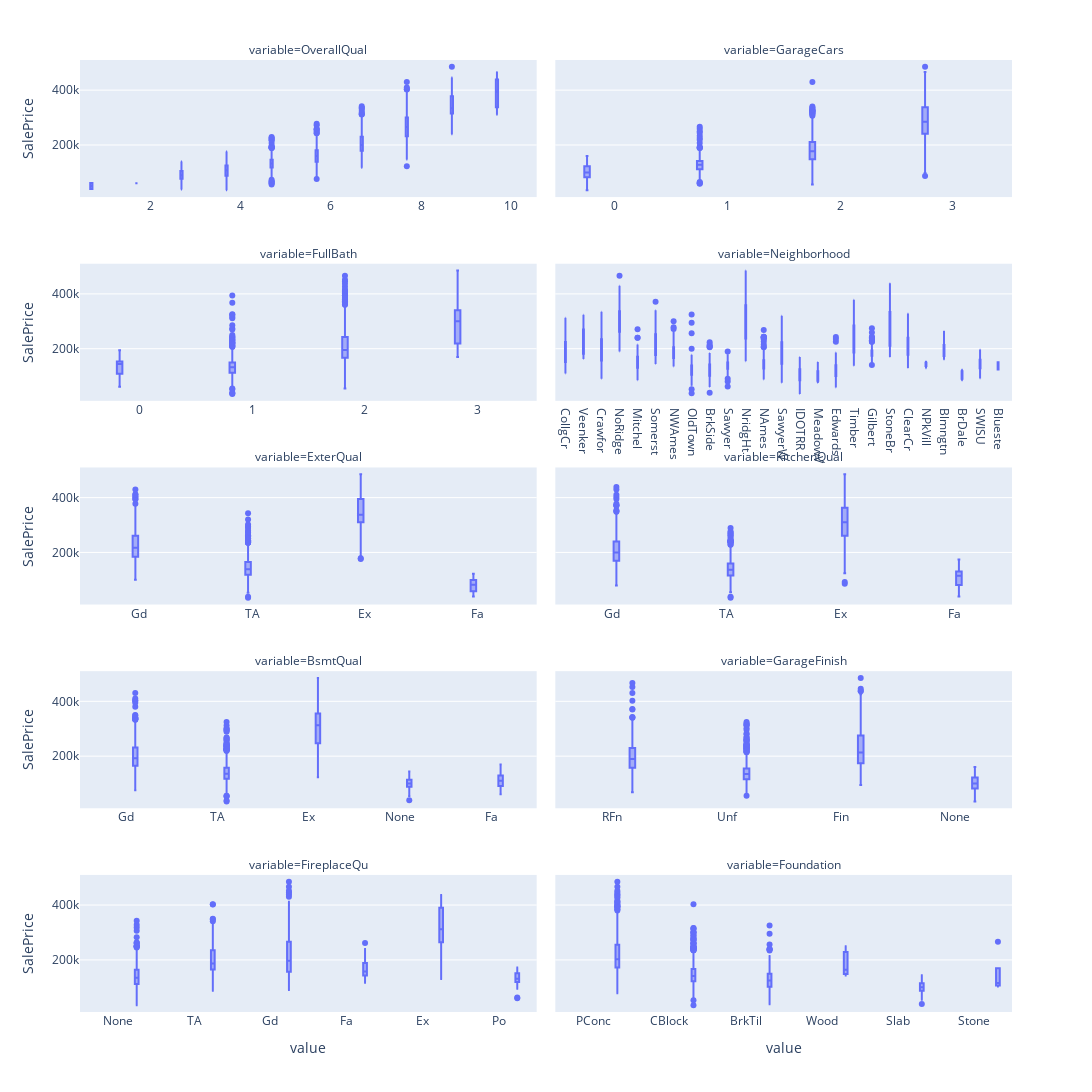

The code cell stored with this chart in its notebook:
### Code cell
# kategorik degiskenler icin stripplot grafigi
f = pd.melt(house_prices, id_vars=['SalePrice'], value_vars=high_corr_cat)

fig = px.box(f, x="value", y="SalePrice",  facet_col="variable", facet_col_wrap=2)
fig.update_layout(width=1300, height=2000)
# x axis ini paylasmama ve tick label gosterimi icin
fig.update_xaxes(matches=None, showticklabels=True)
#fig.update_xaxes(showticklabels=True, row=0)
fig.show()

### Figure 1 — Plotly figure (JSON) as saved in the notebook; plotly's stock layout.template omitted (floating-point values rounded to 4 significant figures; data arrays with more than 128 entries replaced by an {"elided": "..."} marker saying what was removed)
{"data": [{"alignmentgroup": "True", "hovertemplate": "variable=OverallQual<br>value=%{x}<br>SalePrice=%{y}<extra></extra>", "legendgroup": "", "marker": {"color": "#636efa"}, "name": "", "notched": false, "offsetgroup": "", "orientation": "v", "showlegend": false, "type": "box", "x": {"elided": "1411 int values"}, "x0": " ", "xaxis": "x9", "y": {"elided": "1411 int values"}, "y0": " ", "yaxis": "y9"}, {"alignmentgroup": "True", "hovertemplate": "variable=GarageCars<br>value=%{x}<br>SalePrice=%{y}<extra></extra>", "legendgroup": "", "marker": {"color": "#636efa"}, "name": "", "notched": false, "offsetgroup": "", "orientation": "v", "showlegend": false, "type": "box", "x": {"elided": "1411 int values"}, "x0": " ", "xaxis": "x10", "y": {"elided": "1411 int values"}, "y0": " ", "yaxis": "y10"}, {"alignmentgroup": "True", "hovertemplate": "variable=FullBath<br>value=%{x}<br>SalePrice=%{y}<extra></extra>", "legendgroup": "", "marker": {"color": "#636efa"}, "name": "", "notched": false, "offsetgroup": "", "orientation": "v", "showlegend": false, "type": "box", "x": {"elided": "1411 int values"}, "x0": " ", "xaxis": "x7", "y": {"elided": "1411 int values"}, "y0": " ", "yaxis": "y7"}, {"alignmentgroup": "True", "hovertemplate": "variable=Neighborhood<br>value=%{x}<br>SalePrice=%{y}<extra></extra>", "legendgroup": "", "marker": {"color": "#636efa"}, "name": "", "notched": false, "offsetgroup": "", "orientation": "v", "showlegend": false, "type": "box", "x": {"elided": "1411 str values"}, "x0": " ", "xaxis": "x8", "y": {"elided": "1411 int values"}, "y0": " ", "yaxis": "y8"}, {"alignmentgroup": "True", "hovertemplate": "variable=ExterQual<br>value=%{x}<br>SalePrice=%{y}<extra></extra>", "legendgroup": "", "marker": {"color": "#636efa"}, "name": "", "notched": false, "offsetgroup": "", "orientation": "v", "showlegend": false, "type": "box", "x": {"elided": "1411 str values"}, "x0": " ", "xaxis": "x5", "y": {"elided": "1411 int values"}, "y0": " ", "yaxis": "y5"}, {"alignmentgroup": "True", "hovertemplate": "variable=KitchenQual<br>value=%{x}<br>SalePrice=%{y}<extra></extra>", "legendgroup": "", "marker": {"color": "#636efa"}, "name": "", "notched": false, "offsetgroup": "", "orientation": "v", "showlegend": false, "type": "box", "x": {"elided": "1411 str values"}, "x0": " ", "xaxis": "x6", "y": {"elided": "1411 int values"}, "y0": " ", "yaxis": "y6"}, {"alignmentgroup": "True", "hovertemplate": "variable=BsmtQual<br>value=%{x}<br>SalePrice=%{y}<extra></extra>", "legendgroup": "", "marker": {"color": "#636efa"}, "name": "", "notched": false, "offsetgroup": "", "orientation": "v", "showlegend": false, "type": "box", "x": {"elided": "1411 str values"}, "x0": " ", "xaxis": "x3", "y": {"elided": "1411 int values"}, "y0": " ", "yaxis": "y3"}, {"alignmentgroup": "True", "hovertemplate": "variable=GarageFinish<br>value=%{x}<br>SalePrice=%{y}<extra></extra>", "legendgroup": "", "marker": {"color": "#636efa"}, "name": "", "notched": false, "offsetgroup": "", "orientation": "v", "showlegend": false, "type": "box", "x": {"elided": "1411 str values"}, "x0": " ", "xaxis": "x4", "y": {"elided": "1411 int values"}, "y0": " ", "yaxis": "y4"}, {"alignmentgroup": "True", "hovertemplate": "variable=FireplaceQu<br>value=%{x}<br>SalePrice=%{y}<extra></extra>", "legendgroup": "", "marker": {"color": "#636efa"}, "name": "", "notched": false, "offsetgroup": "", "orientation": "v", "showlegend": false, "type": "box", "x": {"elided": "1411 str values"}, "x0": " ", "xaxis": "x", "y": {"elided": "1411 int values"}, "y0": " ", "yaxis": "y"}, {"alignmentgroup": "True", "hovertemplate": "variable=Foundation<br>value=%{x}<br>SalePrice=%{y}<extra></extra>", "legendgroup": "", "marker": {"color": "#636efa"}, "name": "", "notched": false, "offsetgroup": "", "orientation": "v", "showlegend": false, "type": "box", "x": {"elided": "1411 str values"}, "x0": " ", "xaxis": "x2", "y": {"elided": "1411 int values"}, "y0": " ", "yaxis": "y2"}], "layout": {"annotations": [{"font": {}, "showarrow": false, "text": "variable=FireplaceQu", "x": 0.245, "xanchor": "center", "xref": "paper", "y": 0.144, "yanchor": "bottom", "yref": "paper"}, {"font": {}, "showarrow": false, "text": "variable=Foundation", "x": 0.755, "xanchor": "center", "xref": "paper", "y": 0.144, "yanchor": "bottom", "yref": "paper"}, {"font": {}, "showarrow": false, "text": "variable=BsmtQual", "x": 0.245, "xanchor": "center", "xref": "paper", "y": 0.358, "yanchor": "bottom", "yref": "paper"}, {"font": {}, "showarrow": false, "text": "variable=GarageFinish", "x": 0.755, "xanchor": "center", "xref": "paper", "y": 0.358, "yanchor": "bottom", "yref": "paper"}, {"font": {}, "showarrow": false, "text": "variable=ExterQual", "x": 0.245, "xanchor": "center", "xref": "paper", "y": 0.572, "yanchor": "bottom", "yref": "paper"}, {"font": {}, "showarrow": false, "text": "variable=KitchenQual", "x": 0.755, "xanchor": "center", "xref": "paper", "y": 0.572, "yanchor": "bottom", "yref": "paper"}, {"font": {}, "showarrow": false, "text": "variable=FullBath", "x": 0.245, "xanchor": "center", "xref": "paper", "y": 0.786, "yanchor": "bottom", "yref": "paper"}, {"font": {}, "showarrow": false, "text": "variable=Neighborhood", "x": 0.755, "xanchor": "center", "xref": "paper", "y": 0.786, "yanchor": "bottom", "yref": "paper"}, {"font": {}, "showarrow": false, "text": "variable=OverallQual", "x": 0.245, "xanchor": "center", "xref": "paper", "y": 1, "yanchor": "bottom", "yref": "paper"}, {"font": {}, "showarrow": false, "text": "variable=GarageCars", "x": 0.755, "xanchor": "center", "xref": "paper", "y": 1, "yanchor": "bottom", "yref": "paper"}], "boxmode": "group", "height": 2000, "legend": {"tracegroupgap": 0}, "margin": {"t": 60}, "width": 1300, "xaxis": {"anchor": "y", "autorange": true, "domain": [0, 0.49], "range": [-0.5, 5.5], "showticklabels": true, "title": {"text": "value"}, "type": "category"}, "xaxis10": {"anchor": "y10", "autorange": true, "domain": [0.51, 1], "range": [-0.5217, 3.522], "showticklabels": true, "type": "linear"}, "xaxis2": {"anchor": "y2", "autorange": true, "domain": [0.51, 1], "range": [-0.5, 5.5], "showticklabels": true, "title": {"text": "value"}, "type": "category"}, "xaxis3": {"anchor": "y3", "autorange": true, "domain": [0, 0.49], "range": [-0.5, 4.5], "showticklabels": true, "type": "category"}, "xaxis4": {"anchor": "y4", "autorange": true, "domain": [0.51, 1], "range": [-0.5, 3.5], "showticklabels": true, "type": "category"}, "xaxis5": {"anchor": "y5", "autorange": true, "domain": [0, 0.49], "range": [-0.5217, 3.522], "showticklabels": true, "type": "category"}, "xaxis6": {"anchor": "y6", "autorange": true, "domain": [0.51, 1], "range": [-0.5, 3.5], "showticklabels": true, "type": "category"}, "xaxis7": {"anchor": "y7", "autorange": true, "domain": [0, 0.49], "range": [-0.5217, 3.522], "showticklabels": true, "type": "linear"}, "xaxis8": {"anchor": "y8", "autorange": true, "domain": [0.51, 1], "range": [-0.6357, 24.64], "showticklabels": true, "type": "category"}, "xaxis9": {"anchor": "y9", "autorange": true, "domain": [0, 0.49], "range": [0.4457, 10.55], "showticklabels": true, "type": "linear"}, "yaxis": {"anchor": "x", "autorange": true, "domain": [0, 0.144], "range": [9894.0, 510000.0], "title": {"text": "SalePrice"}, "type": "linear"}, "yaxis10": {"anchor": "x10", "autorange": true, "domain": [0.856, 1], "matches": "y", "range": [9894.0, 510000.0], "showticklabels": false, "type": "linear"}, "yaxis2": {"anchor": "x2", "autorange": true, "domain": [0, 0.144], "matches": "y", "range": [9894.0, 510000.0], "showticklabels": false, "type": "linear"}, "yaxis3": {"anchor": "x3", "autorange": true, "domain": [0.214, 0.358], "matches": "y", "range": [9894.0, 510000.0], "title": {"text": "SalePrice"}, "type": "linear"}, "yaxis4": {"anchor": "x4", "autorange": true, "domain": [0.214, 0.358], "matches": "y", "range": [9894.0, 510000.0], "showticklabels": false, "type": "linear"}, "yaxis5": {"anchor": "x5", "autorange": true, "domain": [0.428, 0.572], "matches": "y", "range": [9894.0, 510000.0], "title": {"text": "SalePrice"}, "type": "linear"}, "yaxis6": {"anchor": "x6", "autorange": true, "domain": [0.428, 0.572], "matches": "y", "range": [9894.0, 510000.0], "showticklabels": false, "type": "linear"}, "yaxis7": {"anchor": "x7", "autorange": true, "domain": [0.642, 0.786], "matches": "y", "range": [9894.0, 510000.0], "title": {"text": "SalePrice"}, "type": "linear"}, "yaxis8": {"anchor": "x8", "autorange": true, "domain": [0.642, 0.786], "matches": "y", "range": [9894.0, 510000.0], "showticklabels": false, "type": "linear"}, "yaxis9": {"anchor": "x9", "autorange": true, "domain": [0.856, 1], "matches": "y", "range": [9894.0, 510000.0], "title": {"text": "SalePrice"}, "type": "linear"}}}
